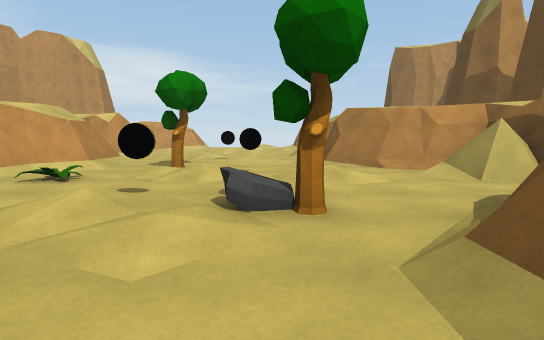
[1] (above)

24 first-person views from a walk through a 3-D level made in the Unity game engine. The camera is 1.2 m above the floor, tilts 6° down and sees 80° across. The floor is counted in squares, 2 m on a side. Each view is taken from the middle of a square. On the plan, view 1 faces up. The plan holds only what a view shows up to about 10 squares ahead; the rest is blank. The place goes on beyond the plan. The player is left out. Some animated figures are left out.

[2]
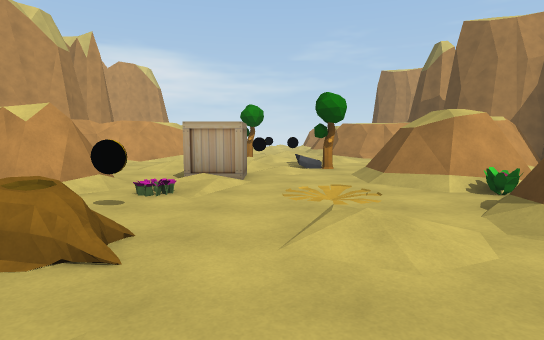

[3]
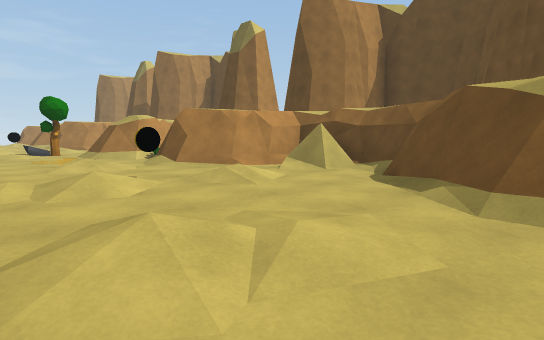

[4]
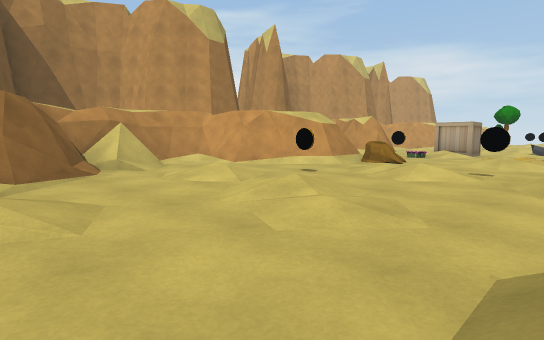

[5]
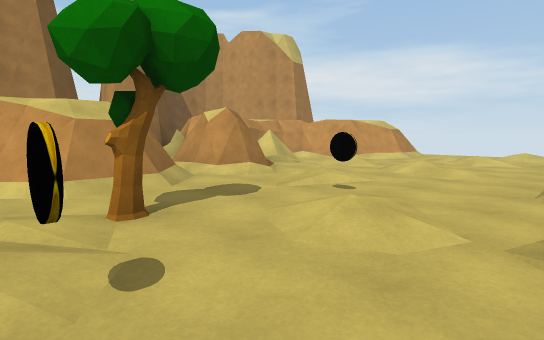

[6]
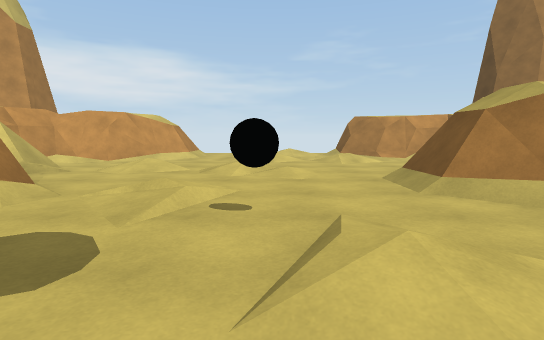

[7]
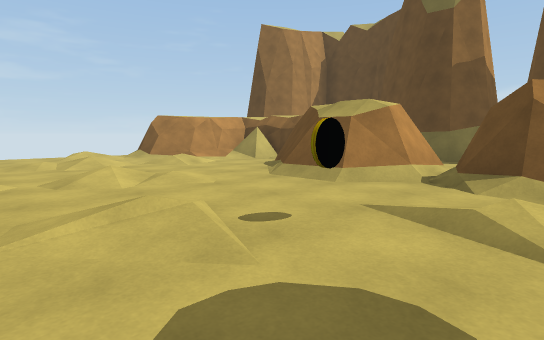

[8]
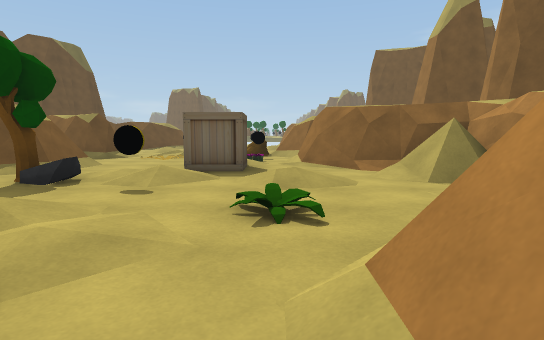

[9]
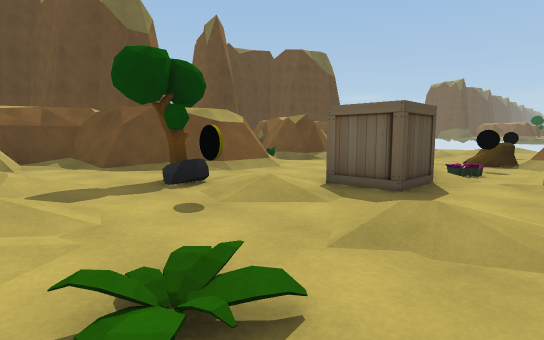

[10]
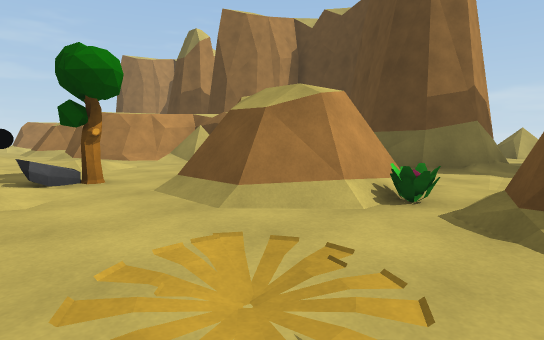

[11]
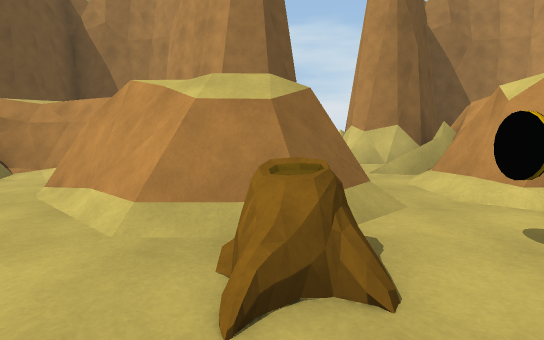

[12]
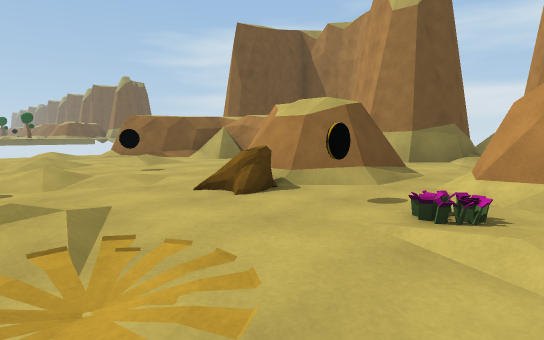

[13]
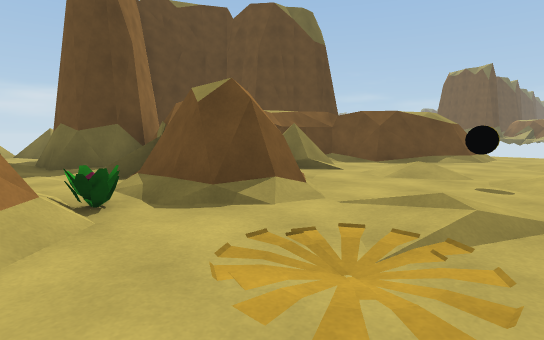

[14]
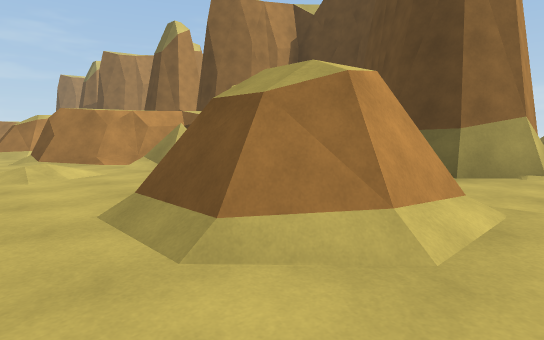

[15]
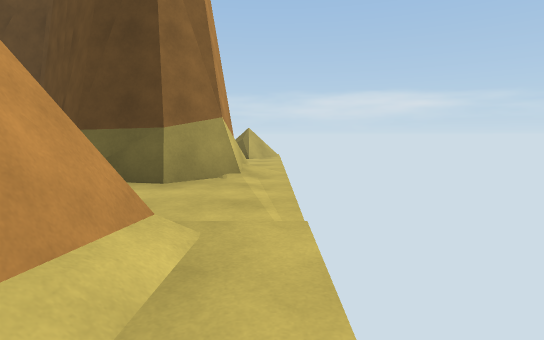

[16]
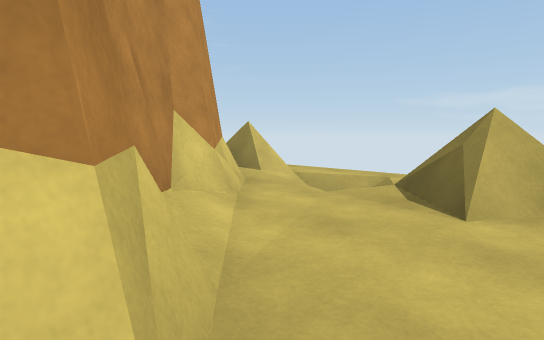

[17]
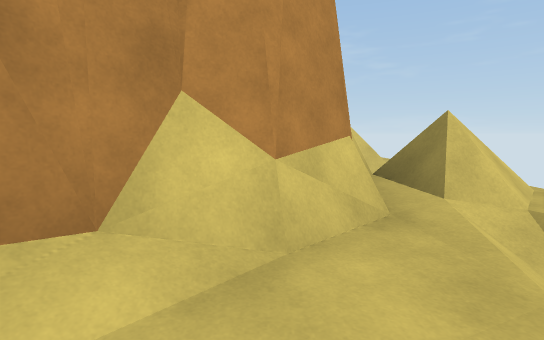

[18]
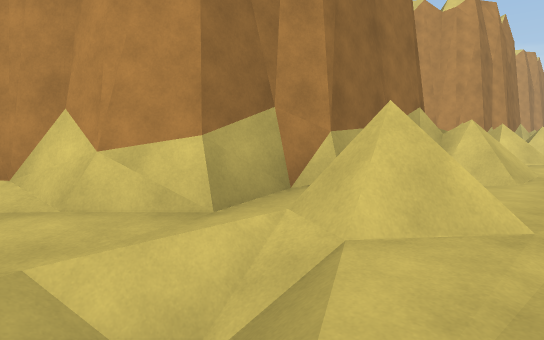

[19]
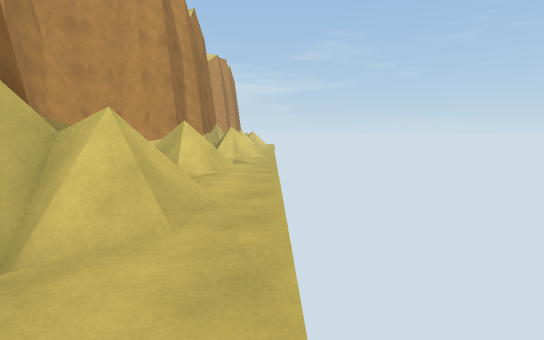

[20]
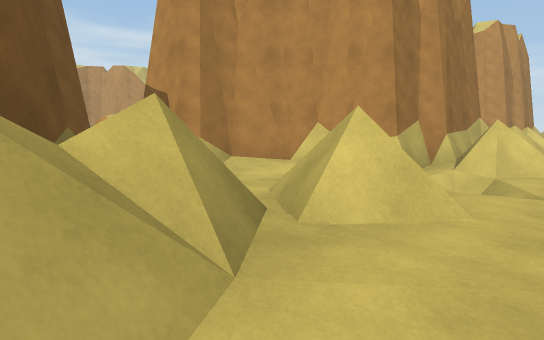

[21]
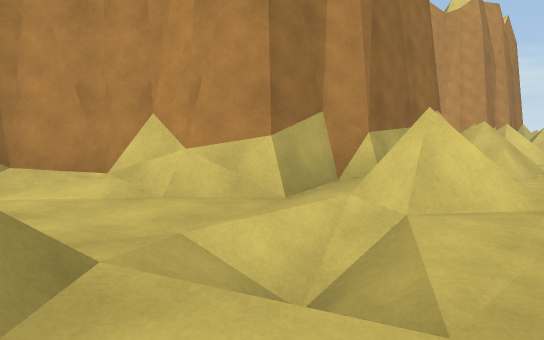

[22]
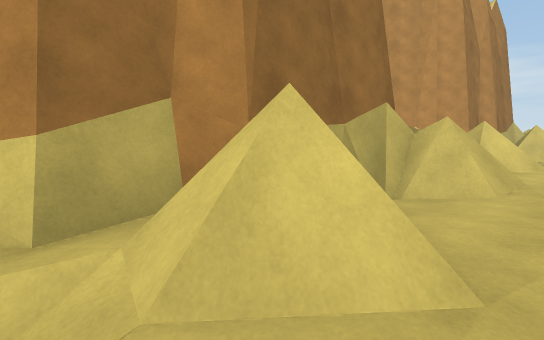

[23]
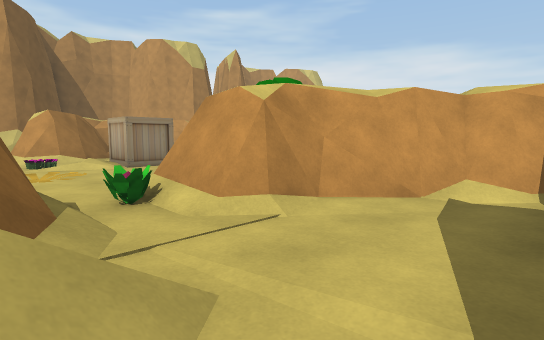

[24]
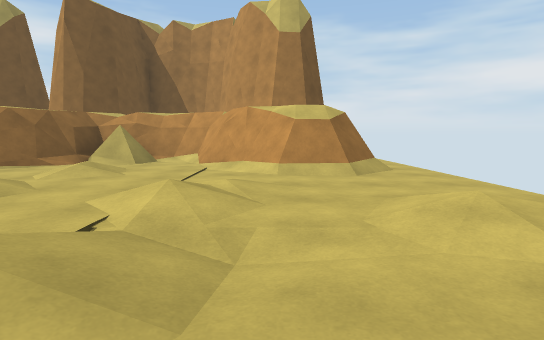

### Floor plan
Key: @ floor where view 1 was taken; # wall or solid block; x gap in a wall; . main floor; : floor 0.25 m higher than the main floor; - floor 0.25 m lower than the main floor; + floor 0.5 m higher than the main floor; / step, stairs or slope; = window, fence, low wall or low ledge; O other object.
Columns run from 9 left of view 1 to 12 right of it. Each row starts with its distance up from view 1.
 17      /..../#
 16      #..../##
 15     ##...-..##
 14    ##...+.:-##     #
 13    #.........#     #=
 12    ##./.....       #=
 11    ##......#     ##
 10     #/....##
  9     ##.:../#       ##
  8     ##..O./#       =/
  7     ##...:/##      #/.
  6     ##.O.../##     ##.
  5    ##...:O:.##     #..
  4    #..O......#    ##=.
  3    #../OOO..###   #/=.
  2    ##...:..####  ##//.
  1    ##..O..###.####../.
  0 ######.:.@/##./##..##.
 -1 ##.=##O..O.O.......##.
 -2 #/..//O...=##/.####==.
 -3 ##. ##/O...#####  ###.
 -4  #  ##/.....####   ##.
 -5    ##/..:O:.##     #..
 -6    #...O.....#    ##=.
 -7    ##.:./../##    #/=.
 -8    ##...../########./.
 -9     ##..../## ####../.
-10      #.:../##..##..##
-11         ............x

Positions as (right, up) in squares from view 1, and headings:
1: (0, 0), facing up
2: (-1, -5), facing up
3: (-2, -9), facing up-right
4: (1, -10), facing up-left
5: (1, 5), facing up-left
6: (-1, 6), facing up
7: (-3, 7), facing up-right
8: (-3, 7), facing down
9: (-4, 5), facing down-right
10: (-1, -2), facing up-right
11: (-1, -3), facing left
12: (0, 0), facing down-left
13: (-1, 0), facing down-right
14: (0, -11), facing up-right
15: (1, -11), facing right
16: (7, -11), facing up-right
17: (9, -10), facing up
18: (12, -9), facing up-left
19: (12, -6), facing up
20: (12, -3), facing up-left
21: (12, 0), facing up-left
22: (12, 2), facing up-left
23: (5, -2), facing up-left
24: (2, 15), facing left
